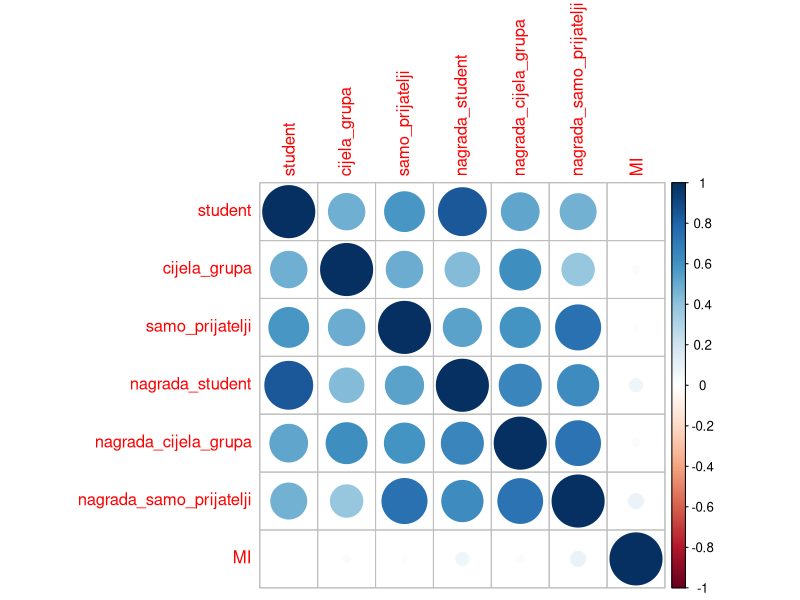
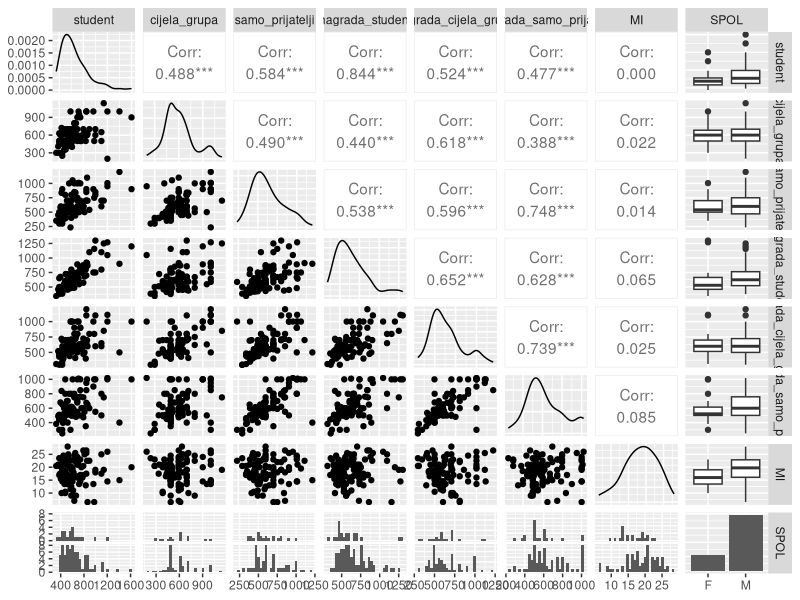
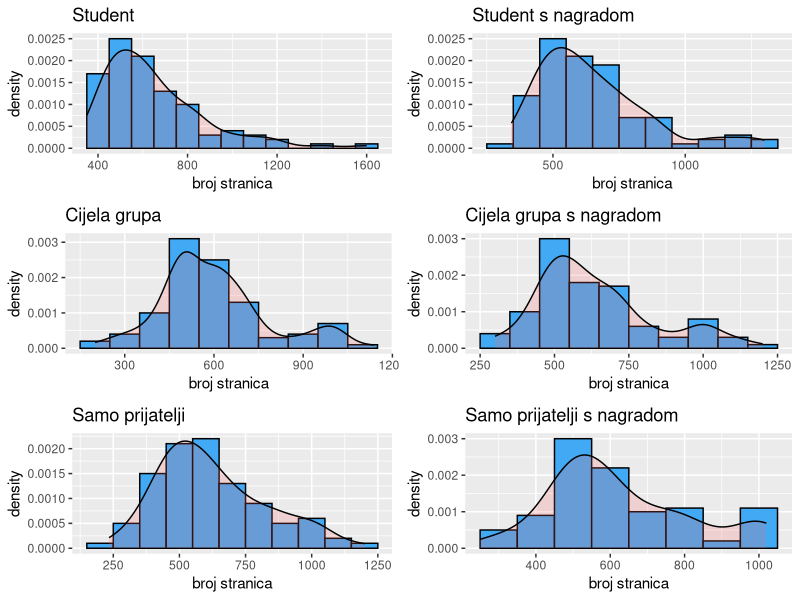
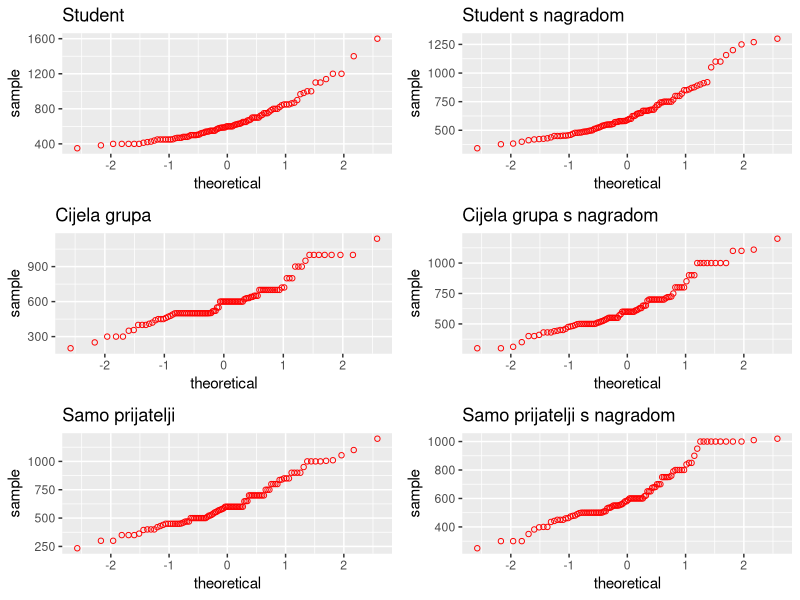

Recreate these plots in R, in order.
## ---- chunk 1
knitr::opts_chunk$set(echo = TRUE)
library(tidyverse)
library(data.table)
library(corrplot)
library(MASS)
library(nnet)
library(e1071)
library(car)
library(gridExtra)
library(GGally)

## ---- chunk 2
podaci <- tbl_df(fread("sap.csv",header=T))

## ---- chunk 3
podaci %>% dplyr::select(-GRUPA,-Br.stud) -> podaci

podaci$SPOL <- as.factor(podaci$SPOL)

## ---- chunk 4
podaci %>% dplyr::select(student,cijela_grupa,samo_prijatelji,MI,SPOL) -> temp1
temp1$nagrada <- FALSE
podaci %>% dplyr::select(student=nagrada_student,
                         cijela_grupa=nagrada_cijela_grupa,
                         samo_prijatelji=nagrada_samo_prijatelji,MI,SPOL) -> temp2
temp2$nagrada <- TRUE

podaciNagrada <- rbind(temp1,temp2)


podaci %>% dplyr::select(-SPOL) -> podaciLinear


podaci %>% filter(podaci$SPOL == "M") -> muski
podaci %>% filter(podaci$SPOL == "F") -> zenski

## ---- chunk 5
summary(podaci)

## ---- chunk 6
muski %>% summary
zenski %>% summary

## ---- chunk 7


podaciLinear %>% cor %>% corrplot

## ---- chunk 8


ggpairs(podaci)

## ---- chunk 9
my_histo_with_density <- function(data, parameter, hist_title, bindwidth, label_x) {
  graph <- data %>% ggplot(aes(parameter))+
    geom_histogram(aes(y=..density..), col="black",
                   fill="#42aaf4", binwidth = bindwidth)+
    labs(title=hist_title, x=label_x)+
    geom_density(alpha=.2, fill="#FF6666")
  
  return(graph)
}

bindwidth <- 100
label_x <- "broj stranica"

podaci %>% filter(!is.na(podaci$student)) -> stud_pod1
sh <- my_histo_with_density(stud_pod1, stud_pod1$student, 
                            "Student", bindwidth, label_x)

podaci %>% filter(!is.na(podaci$cijela_grupa)) -> stud_pod2
cgh <- my_histo_with_density(stud_pod2, stud_pod2$cijela_grupa, 
                             "Cijela grupa", bindwidth, label_x)

podaci %>% filter(!is.na(podaci$samo_prijatelji)) -> stud_pod3 
sph <- my_histo_with_density(stud_pod3, stud_pod3$samo_prijatelji, 
                             "Samo prijatelji", bindwidth, label_x)

podaci %>% filter(!is.na(podaci$nagrada_student)) -> stud_pod4
nsh <- my_histo_with_density(stud_pod4, stud_pod4$nagrada_student,
                             "Student s nagradom", bindwidth, label_x)

podaci %>% filter(!is.na(podaci$nagrada_cijela_grupa)) -> stud_pod5 
ncgh <- my_histo_with_density(stud_pod5, stud_pod5$nagrada_cijela_grupa, 
                              "Cijela grupa s nagradom", bindwidth, label_x)

podaci %>% filter(!is.na(podaci$nagrada_samo_prijatelji)) -> stud_pod6 
nsph <- my_histo_with_density(stud_pod6, stud_pod6$nagrada_samo_prijatelji, 
                              "Samo prijatelji s nagradom", bindwidth, label_x)

grid.arrange(sh, nsh, cgh, ncgh, sph, nsph, ncol=2, nrow = 3)
## ---- chunk 10
my_qq_plot <- function(data, parameter, title) {
  data %>% ggplot(aes(sample=parameter))+
    stat_qq(col="red", shape=1)+
    labs(title=title)
}

student_qq_plot <- my_qq_plot(stud_pod1, 
                              stud_pod1$student, "Student")

cijela_grupa_qq_plot <- my_qq_plot(stud_pod2,                                    stud_pod2$cijela_grupa, "Cijela grupa")

samo_prijatelji_qq_plot <- my_qq_plot(stud_pod3,                                      stud_pod3$samo_prijatelji, "Samo prijatelji")

student_qq_plot_nagrada <- my_qq_plot(stud_pod4,                                      stud_pod4$nagrada_student, "Student s nagradom")

cijela_grupa_qq_plot_nagrada <- my_qq_plot(stud_pod5,                                           stud_pod5$nagrada_cijela_grupa, "Cijela grupa s nagradom")

samo_prijatelji_qq_plot_nagrad <- my_qq_plot(stud_pod6,                                             stud_pod6$nagrada_samo_prijatelji, "Samo prijatelji s nagradom")

grid.arrange(student_qq_plot, student_qq_plot_nagrada, 
             cijela_grupa_qq_plot, cijela_grupa_qq_plot_nagrada, 
             samo_prijatelji_qq_plot, samo_prijatelji_qq_plot_nagrad, ncol=2, nrow=3)


## ---- chunk 11
t.test(podaci$student, mu = 1171, conf.level = 0.95)
## ---- chunk 12

t.test(podaci$student, podaci$cijela_grupa, conf.level=0.95)

t.test(podaci$nagrada_student, podaci$nagrada_cijela_grupa, conf.level=0.95)


mean_stud <- mean(podaci$student)

razlike_stud_cijela_grupa <- podaci$cijela_grupa - mean_stud
t.test(razlike_stud_cijela_grupa, conf.level = 0.99)

mean_stud_nagrada <- mean(podaci$nagrada_student)

razlike_stud_cijela_grupa_nagrad <- podaci$nagrada_cijela_grupa - mean_stud_nagrada
t.test(razlike_stud_cijela_grupa_nagrad, conf.level = 0.99)

## ---- chunk 13
t.test(podaci$student, podaci$nagrada_student, paired = TRUE, conf.level = 0.95)

## ---- chunk 14


t.test(muski$student, zenski$student, conf.level = 0.95)

t.test(muski$cijela_grupa, zenski$cijela_grupa, conf.level = 0.95)

t.test(muski$samo_prijatelji, zenski$samo_prijatelji, conf.level = 0.95)

t.test(muski$student, muski$nagrada_student, paired = TRUE, conf.level = 0.95)

t.test(zenski$student, zenski$nagrada_student, paired = TRUE, conf.level = 0.95)

## ---- chunk 15
t.test(muski$MI, zenski$MI, conf.level = 0.95)

## ---- chunk 16
aov <- manova(cbind(student,cijela_grupa,samo_prijatelji)~nagrada,data=podaciNagrada)
summary(aov)

print("------------------------------------------------------------------------------")

aov <- aov(MI~SPOL,data=podaci)
summary(aov)

print("------------------------------------------------------------------------------")


aov <- manova(cbind(student,cijela_grupa,samo_prijatelji,
                    nagrada_student,nagrada_cijela_grupa,
                    nagrada_samo_prijatelji)~SPOL,data=podaci)
summary(aov)


## ---- chunk 17

##

lm_sve <- lm(MI ~ ., data=podaciLinear)

summary(lm_sve)

lm_prazan <- lm(MI ~ 1, data=podaciLinear)

lm1 <- stepAIC(lm_sve, direction="backward", trace = 0) 
lm2 <- stepAIC(lm_prazan, scope = list(upper = lm_sve, lower = lm_prazan), 
                direction="forward", trace = 0)
summary(lm1)
#summary(lm2)

###
lm_sve <- lm(student ~ ., data=podaciLinear)
lm_prazan <- lm(student ~ 1, data=podaciLinear)

lm1 <- stepAIC(lm_sve, direction="backward", trace = 0) 
lm2 <- stepAIC(lm_prazan, scope = list(upper = lm_sve, lower = lm_prazan), 
                direction="forward", trace = 0)
summary(lm1)
#summary(lm2)

###
lm_sve <- lm(cijela_grupa ~ ., data=podaciLinear)
lm_prazan <- lm(cijela_grupa ~ 1, data=podaciLinear)

lm1 <- stepAIC(lm_sve, direction="backward", trace = 0) 
lm2 <- stepAIC(lm_prazan, scope = list(upper = lm_sve, lower = lm_prazan), 
                direction="forward", trace = 0)
summary(lm1)
#summary(lm2)

###
lm_sve <- lm(samo_prijatelji ~ ., data=podaciLinear)
lm_prazan <- lm(samo_prijatelji ~ 1, data=podaciLinear)

lm1 <- stepAIC(lm_sve, direction="backward", trace = 0) 
lm2 <- stepAIC(lm_prazan, scope = list(upper = lm_sve, lower = lm_prazan), 
                direction="forward", trace = 0)
summary(lm1)
#summary(lm2)

###

###
lm_sve <- lm(nagrada_student ~ ., data=podaciLinear)
lm_prazan <- lm(nagrada_student ~ 1, data=podaciLinear)

lm1 <- stepAIC(lm_sve, direction="backward", trace = 0) 
lm2 <- stepAIC(lm_prazan, scope = list(upper = lm_sve, lower = lm_prazan), 
                direction="forward", trace = 0)
summary(lm1)
#summary(lm2)

###
lm_sve <- lm(nagrada_cijela_grupa ~ ., data=podaciLinear)
lm_prazan <- lm(nagrada_cijela_grupa ~ 1, data=podaciLinear)

lm1 <- stepAIC(lm_sve, direction="backward", trace = 0) 
lm2 <- stepAIC(lm_prazan, scope = list(upper = lm_sve, lower = lm_prazan), 
                direction="forward", trace = 0)
summary(lm1)
#summary(lm2)
###
lm_sve <- lm(nagrada_samo_prijatelji ~ ., data=podaciLinear)
lm_prazan <- lm(nagrada_samo_prijatelji ~ 1, data=podaciLinear)

lm1 <- stepAIC(lm_sve, direction="backward", trace = 0) 
lm2 <- stepAIC(lm_prazan, scope = list(upper = lm_sve, lower = lm_prazan), 
                direction="forward", trace = 0)
summary(lm1)
#summary(lm2)


## ---- chunk 18
logisticReg <- multinom(SPOL ~ MI, data =podaci,family=binomial)
summary(logisticReg)

pred <- predict(logisticReg,podaci)

podaci %>% dplyr::select(SPOL) -> results
results$pred <- pred

error_2 <- results$SPOL==results$pred

summary(error_2)


logisticReg <- multinom(SPOL ~ ., data =podaci,family=binomial)
summary(logisticReg)

pred <- predict(logisticReg,podaci)

podaci %>% dplyr::select(SPOL) -> results
results$pred <- pred

error_2 <- results$SPOL==results$pred

summary(error_2)


podaciNagrada %>% dplyr::select(-SPOL,-MI) -> podaciNagradaBezSpola
podaciNagradaBezSpola$nagrada <- ifelse(podaciNagradaBezSpola$nagrada,"NAGRADA",
                                        "NEMA NAGRADE")
podaciNagradaBezSpola$nagrada <- as.factor(podaciNagradaBezSpola$nagrada)

logisticReg <- multinom(nagrada ~ ., data =podaciNagradaBezSpola,family=binomial)
summary(logisticReg)

pred <- predict(logisticReg,podaciNagradaBezSpola)

podaciNagradaBezSpola %>% dplyr::select(nagrada) -> results
results$pred <- pred

error_2 <- results$nagrada==results$pred

summary(error_2)
## ---- chunk 19
svm <- svm(SPOL ~ MI, data =podaci)

pred <- predict(svm,podaci)

podaci %>% dplyr::select(SPOL) -> results
results$pred <- pred

error_2 <- results$SPOL==results$pred

summary(error_2)

svm <- svm(SPOL ~ ., data =podaci)

pred <- predict(svm,podaci)

podaci %>% dplyr::select(SPOL) -> results
results$pred <- pred

error_2 <- results$SPOL==results$pred

summary(error_2)


podaciNagrada %>% dplyr::select(-SPOL,-MI) -> podaciNagradaBezSpola
podaciNagradaBezSpola$nagrada <- ifelse(podaciNagradaBezSpola$nagrada,"NAGRADA",
                                        "NEMA NAGRADE")
podaciNagradaBezSpola$nagrada <- as.factor(podaciNagradaBezSpola$nagrada)

svm <- svm(nagrada ~ ., data = podaciNagradaBezSpola)

pred <- predict(svm,podaciNagradaBezSpola)

podaciNagradaBezSpola %>% dplyr::select(nagrada) -> results
results$pred <- pred

error_2 <- results$nagrada==results$pred

summary(error_2)
